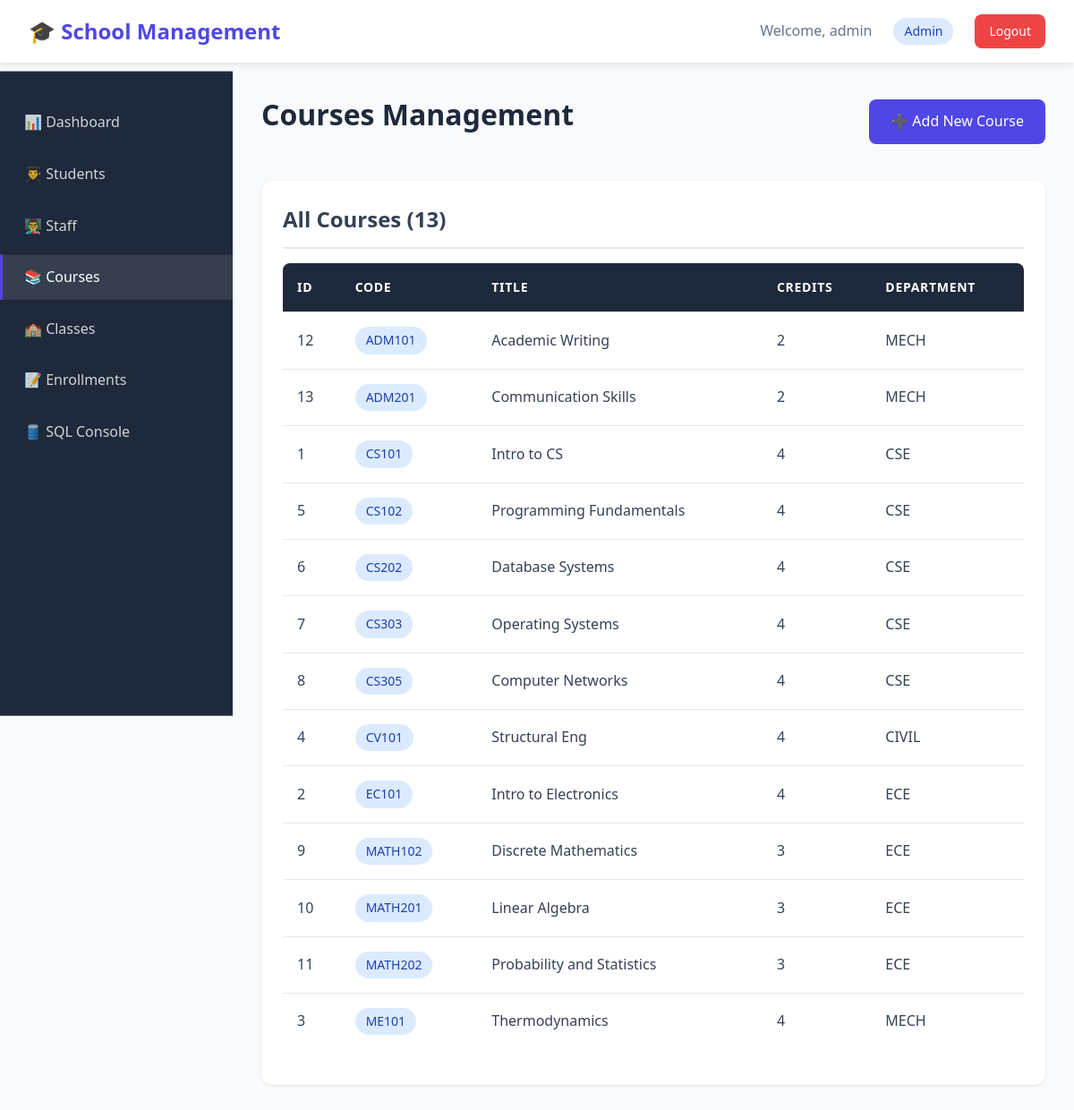
Page /admin/courses (signed in) on the committed database.
### tables this page shows
CREATE TABLE Course (
    Course_ID INTEGER PRIMARY KEY AUTOINCREMENT,
    Code TEXT UNIQUE NOT NULL, -- e.g., 'CS101'
    Title TEXT NOT NULL,
    Credits INTEGER NOT NULL,
    Dept_ID INTEGER,
    FOREIGN KEY (Dept_ID) REFERENCES Department(Dept_ID) ON DELETE CASCADE
);

CREATE TABLE Department (
    Dept_ID INTEGER PRIMARY KEY AUTOINCREMENT,
    Name TEXT NOT NULL UNIQUE,
    HOD_Staff_ID INTEGER UNIQUE, -- 1:1 Relationship for HOD
    Office_Location TEXT,
    FOREIGN KEY (HOD_Staff_ID) REFERENCES Staff(Staff_ID) ON DELETE SET NULL
);

### app.py (the view)
@app.route('/admin/courses')
@login_required
@role_required('Admin')
def admin_courses():
    courses = query_db('''
        SELECT c.*, d.Name as Department_Name
        FROM Course c
        LEFT JOIN Department d ON c.Dept_ID = d.Dept_ID
        ORDER BY c.Code
    ''')
    return render_template('admin/courses.html', courses=courses)

### app.py (called while the page is built)
def get_db():
    conn = sqlite3.connect(DB_NAME)
    conn.row_factory = sqlite3.Row
    conn.execute("PRAGMA foreign_keys = ON")
    return conn

def query_db(query, args=(), one=False):
    conn = get_db()
    cur = conn.execute(query, args)
    rv = cur.fetchall()
    conn.close()
    return (rv[0] if rv else None) if one else rv

def login_required(f):
    @wraps(f)
    def decorated_function(*args, **kwargs):
        if 'user_id' not in session:
            flash('Please log in to access this page.', 'warning')
            return redirect(url_for('login'))
        return f(*args, **kwargs)
    return decorated_function

def role_required(*roles):
    def decorator(f):
        @wraps(f)
        def decorated_function(*args, **kwargs):
            if 'role' not in session or session['role'] not in roles:
                flash('You do not have permission to access this page.', 'danger')
                return redirect(url_for('dashboard'))
            return f(*args, **kwargs)
        return decorated_function
    return decorator

### templates/admin/courses.html (shortened to what this page needs)
{% extends "base.html" %}
{% block content %}
<div class="layout">
    <div class="sidebar">
        <ul class="sidebar-menu">
            <li class="sidebar-item">
                <a href="{{ url_for('admin_dashboard') }}" class="sidebar-link">
                    📊 Dashboard
                </a>
            </li>
            <li class="sidebar-item">
                <a href="{{ url_for('admin_students') }}" class="sidebar-link">
                    👨‍🎓 Students
                </a>
            </li>
            <li class="sidebar-item">
                <a href="{{ url_for('admin_staff') }}" class="sidebar-link">
                    👨‍🏫 Staff
                </a>
            </li>
            <li class="sidebar-item">
                <a href="{{ url_for('admin_courses') }}" class="sidebar-link active">
                    📚 Courses
                </a>
            </li>
            <li class="sidebar-item">
                <a href="{{ url_for('admin_classes') }}" class="sidebar-link">
                    🏫 Classes
                </a>
            </li>
            <li class="sidebar-item">
                <a href="{{ url_for('admin_enrollments') }}" class="sidebar-link">
                    📝 Enrollments
                </a>
            </li>
            <li class="sidebar-item">
                <a href="{{ url_for('admin_sql_console') }}" class="sidebar-link">
                    🛢️ SQL Console
                </a>
            </li>
        </ul>
    </div>
    <div class="main-content">
        <div class="page-header">
            <h1 class="page-title">Courses Management</h1>
            <a href="{{ url_for('admin_course_add') }}" class="btn btn-primary">➕ Add New Course</a>
        </div>
        <div class="card">
            <div class="card-header">All Courses ({{ courses|length }})</div>
            <div class="table-container">
                <table class="table">
                    <thead>
                        <tr>
                            <th>ID</th>
                            <th>Code</th>
                            <th>Title</th>
                            <th>Credits</th>
                            <th>Department</th>
                        </tr>
                    </thead>
                    <tbody>
                        {% for course in courses %}
                        <tr>
                            <td>{{ course.Course_ID }}</td>
                            <td><span class="badge badge-info">{{ course.Code }}</span></td>
                            <td>{{ course.Title }}</td>
                            <td>{{ course.Credits }}</td>
                            <td>{{ course.Department_Name or 'N/A' }}</td>
                        </tr>
                        {% endfor %}
                    </tbody>
                </table>
            </div>
        </div>
    </div>
</div>
{% endblock %}

### static/css/style.css (style rules this page uses)
:root { --primary-color: #4f46e5; --secondary-color: #06b6d4; --success-color: #10b981; --danger-color: #ef4444; --warning-color: #f59e0b; --info-color: #3b82f6; --dark-color: #1e293b; --light-color: #f8fafc; --border-color: #e2e8f0; --text-color: #334155; --sidebar-width: 260px; }
* { margin: 0; padding: 0; box-sizing: border-box; }
body { font-family: 'Segoe UI', Tahoma, Geneva, Verdana, sans-serif; background: var(--light-color); color: var(--text-color); line-height: 1.6; }
h1, h2, h3, h4, h5, h6 { color: var(--dark-color); font-weight: 600; margin-bottom: 1rem; }
h1 { font-size: 2.5rem; }
.btn { display: inline-block; padding: 0.75rem 1.5rem; border: none; border-radius: 0.5rem; font-size: 1rem; font-weight: 500; text-decoration: none; cursor: pointer; transition: all 0.3s ease; text-align: center; }
.btn-primary { background: var(--primary-color); color: white; }
.card { background: white; border-radius: 0.75rem; box-shadow: 0 1px 3px rgba(0, 0, 0, 0.1); padding: 1.5rem; margin-bottom: 1.5rem; transition: box-shadow 0.3s; }
.card-header { font-size: 1.5rem; font-weight: 600; margin-bottom: 1rem; padding-bottom: 0.75rem; border-bottom: 2px solid var(--border-color); }
.table-container { overflow-x: auto; margin: 1rem 0; }
.table { width: 100%; border-collapse: collapse; background: white; border-radius: 0.5rem; overflow: hidden; }
.table thead { background: var(--dark-color); color: white; }
.table th, .table td { padding: 1rem; text-align: left; border-bottom: 1px solid var(--border-color); }
.table th { font-weight: 600; text-transform: uppercase; font-size: 0.875rem; letter-spacing: 0.05em; }
.table tbody tr { transition: background-color 0.3s; }
.table tbody tr:last-child td { border-bottom: none; }
.layout { display: flex; min-height: calc(100vh - 80px); }
.sidebar { width: var(--sidebar-width); background: var(--dark-color); color: white; padding: 2rem 0; position: sticky; top: 80px; height: calc(100vh - 80px); overflow-y: auto; }
.sidebar-menu { list-style: none; }
.sidebar-item { margin-bottom: 0.5rem; }
.sidebar-link { display: block; color: rgba(255, 255, 255, 0.8); text-decoration: none; padding: 0.75rem 1.5rem; transition: all 0.3s; border-left: 3px solid transparent; }
.sidebar-link:hover, .sidebar-link.active { background: rgba(255, 255, 255, 0.1); color: white; border-left-color: var(--primary-color); }
.main-content { flex: 1; padding: 2rem; max-width: 1400px; }
.page-header { margin-bottom: 2rem; display: flex; justify-content: space-between; align-items: center; }
.page-title { font-size: 2rem; color: var(--dark-color); }
.badge { display: inline-block; padding: 0.25rem 0.75rem; border-radius: 1rem; font-size: 0.875rem; font-weight: 500; }
.badge-info { background: #dbeafe; color: #1e40af; }

### rows in the picture
Course: Course_ID "12", Code "ADM101", Title "Academic Writing", Credits "2", Name "MECH"
Course: Course_ID "13", Code "ADM201", Title "Communication Skills", Credits "2", Name "MECH"
Course: Course_ID "1", Code "CS101", Title "Intro to CS", Credits "4", Name "CSE"
Course: Course_ID "5", Code "CS102", Title "Programming Fundamentals", Credits "4", Name "CSE"
Course: Course_ID "6", Code "CS202", Title "Database Systems", Credits "4", Name "CSE"
Course: Course_ID "7", Code "CS303", Title "Operating Systems", Credits "4", Name "CSE"
Course: Course_ID "8", Code "CS305", Title "Computer Networks", Credits "4", Name "CSE"
Course: Course_ID "4", Code "CV101", Title "Structural Eng", Credits "4", Name "CIVIL"
Course: Course_ID "2", Code "EC101", Title "Intro to Electronics", Credits "4", Name "ECE"
Course: Course_ID "9", Code "MATH102", Title "Discrete Mathematics", Credits "3", Name "ECE"
Course: Course_ID "10", Code "MATH201", Title "Linear Algebra", Credits "3", Name "ECE"
Course: Course_ID "11", Code "MATH202", Title "Probability and Statistics", Credits "3", Name "ECE"
Course: Course_ID "3", Code "ME101", Title "Thermodynamics", Credits "4", Name "MECH"

### other values in the picture
{{ session.username }} "admin"
{{ session.role }} "Admin"
{{ courses|length }} "13"
